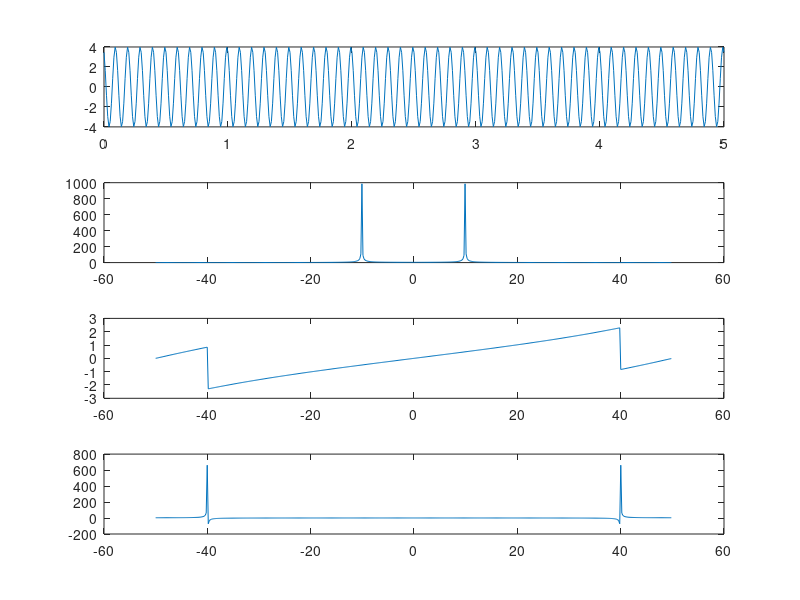

MATLAB code for this plot:
fs = 100; % It is sampling frequency
t=0:1/fs:5; % It is time series used to generate signal x
x = 4 * cos(2 * pi * 10 * t + pi / 6); % x is function of t
X = fft(x); % This statement computes Fourier transform of x
n = length(x); % length(x) gives the array length of signal x
c = (-1 * fs) / 2:fs / n:fs / 2 - fs / n; % It generates the frequency series to plot X in frequency domain
subplot(4, 1, 1),plot(t,x); % This subplot shows the signal x vs. time series t
subplot(4, 1 ,2),plot(c,fftshift(abs(X))); % This subplot shows the Fourier spectrum of x with zero frequency component shifted to center
subplot(4, 1, 3),plot(c,angle(X)); % This subplot shows the phase distribution of X (Fourier transform of x)
subplot(4,1 ,4),plot(c,real(X)); % This subplot shows the real component of X spectrum
